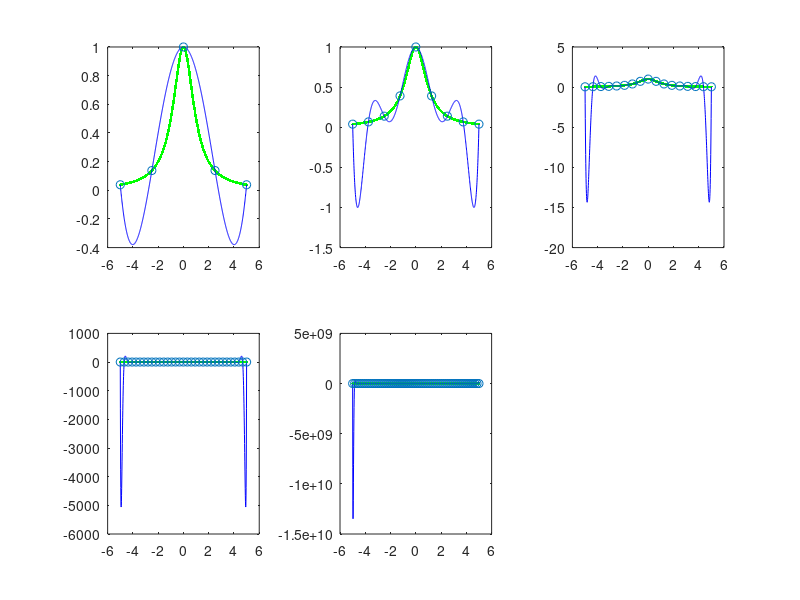

The MATLAB source for this figure: (Note: this script raises an error after producing the figure.)
function []= oct ()
  a = -5;
  b = 5;
  
  
  f = @(x) 1 / (1 + x^2);
  p = linspace(a,b,1000);
  yp = arrayfun (f, p);
  
  
  ns = [5,9,17,33,65];
  n = length(ns);
  
  figure(1);
  for i = 1:n
    x = linspace(a,b,ns(i));
    y = arrayfun (f, x);
    pf = polyfit(x, y, ns(i) - 1);
    v = polyval(pf, p);
    nor = norm(yp - v, "inf");
    printf("n = %d   norm = %e\n", ns(i), nor);
    subplot(2,3,i);
    plot(p, yp, 'g.', p, v, 'b' , x, y, 'o');
  endfor
  
  printf("############## CZEB ##############\n");
  figure(2);
  
  for i = 1:n
    x = Czeb(a,b,ns(i));
    y = arrayfun (f, x);
    pf = polyfit(x, y, ns(i) - 1);
    v = polyval(pf, p);
    nor = norm(yp - v, "inf");
    printf("n = %d  norm = %e\n", ns(i), nor);
    subplot(2,3,i);
    plot(p, yp, 'g.', p, v, 'b' , x, y, 'o');
  endfor
  
  
endfunction
